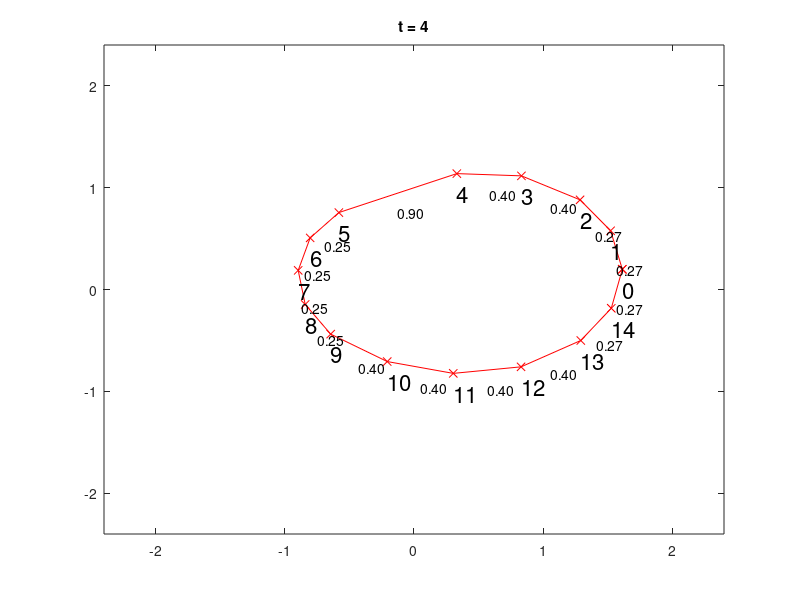

This chart was generated by the following MATLAB code:
function CellMembraneModel()
% Model of cell membrane
%
% This model takes n ordered points in an anti-clockwise polygon and joins
% neighboring nodes with 'springs' and applys  varior curvature and volume
% conservation forces
%
% Nodes are numbered 0, 1, 2, ..., (numNodes-1) and the connections between
% 0 and 1, 1 and 2, ..., (numNodes-1) and 0 are numbered in the same way.
% Equation of motion overdampened (inertia-free) and solved with Forward
% Euler method with timestep dt
%
% Based on concpets from Phagocytosis model by David M. Richards
% Blake Cook - 26/01/2018
%% Preamble
clf;

%% Set up parameters
tInitial = 0;
tFinal = 4;
dt = 0.05;

testBodyForce = [0.1, 0];


springConst = 2;

maxNodeDist = 1;
minNodeDist = 0.1;

curvConst = 3;

cellVolume = 4;
volConst = 0.5;

%% initialize nodes and connections
L = linspace(0,2.*pi,9);
L = L(1:end-1);
x = 1.2*cos(L)';
y = 1.2*sin(L)';

r = [x, y];
r(1,:) = r(1,:) + [1, 0];

r(4,:) = r(3,:) - [0.3, 0];
r(6,:) = r(7,:) - [0.3, 0];

restSpringLengths = 0.9 * ones(size(r,1),1);
% restSpringLengths = 0.9 * sqrt(sum(([diff(r);r(1,:)-r(end,:)]).^2,2));

plotCell(r);
pause(0.1);

%% run simulation
for t = (tInitial+dt):dt:tFinal
    
    rPrev = r;
    numNodes = size(r,1);
    currentCellVolume = polyarea(r(:,1), r(:,2));
    
    % loop over nodes
    for currentNode = 0:(numNodes-1)
        
        restAngle = pi*(1-2/numNodes);
        
        force = [0, 0];
        
        springForce = calcSpringForce(currentNode);
        force = force + springForce;
        
        curvForce = calcCurvatureForce(currentNode);
        force = force + curvForce;
        
        volForce = calcVolumeForce(currentNode);
        if sum(isnan(volForce))>0
            error('NANS IN volForce');
        end
        force = force + volForce;
        
        force = force + testBodyForce*(currentNode == 0);
        
        if sum(isnan(force))>0
            error('NANS IN force');
        end
        
        r(currentNode+1,:) = rPrev(currentNode+1,:) + dt * force;
        
    end
    
    %add/remove nodes that get too far apart
    [rNew, restSpringLengthsNew] = updateNodes(r);
    r = rNew;
    restSpringLengths = restSpringLengthsNew;
    
    plotCell(r);
    title(['t = ' num2str(t)]);
    pause(0.1);
end

%%
    function plotCell(r)
        rPlot = [r(:,:); r(1,:)];
        plot(rPlot(:,1), rPlot(:,2)+.2, 'rx-');
        axis(2.4*[-1 1 -1 1]);
        
        for node = 0:(size(r,1)-1)
            text(r(node+1,1), r(node+1,2), num2str(node), 'FontSize', 16);
            nextNode = mod(node+1,size(r,1));
            
            midpoint = (r(node+1,:) + r(nextNode+1,:))/2;
            text(midpoint(1), midpoint(2), sprintf('%0.2f',restSpringLengths(node+1)), 'FontSize', 10);
        end
    end

%%
    function volForce = calcVolumeForce(node)
        
        volForce = [0, 0];
        
        prevNode = mod(node-1,numNodes);
        nextNode = mod(node+1,numNodes);
        
        dirPrev = rPrev(prevNode+1,:) - rPrev(node+1,:);
        dirPrev = dirPrev/norm(dirPrev);
        
        dirNext = rPrev(nextNode+1,:) - rPrev(node+1,:);
        dirNext = dirNext/norm(dirNext);
        
        dir = (dirPrev + dirNext);
        if norm(dir) == 0
            dir = [-dirNext(2), dirNext(1)];
        else
            dir = (dirPrev + dirNext)/norm(dirPrev + dirNext);
        end
        
        rExclCurrent = rPrev(~ismember(1:size(rPrev,1), (node+1)),:);
        
        nodeInCell = inpolygon(rPrev(node+1,1),rPrev(node+1,2),...
            rExclCurrent(:,1),rExclCurrent(:,2));
        
        volForce = volForce + volConst * dir * (1-2*nodeInCell) * (currentCellVolume - cellVolume);

    end

%%
    function curveForce = calcCurvatureForce(node)
        
        curveForce = [0, 0];
        
        prevNode = mod(node-1,numNodes);
        nextNode = mod(node+1,numNodes);
        
        currentPoint = rPrev(node+1,:);
        prevPoint = rPrev(prevNode+1,:) - currentPoint;
        nextPoint = rPrev(nextNode+1,:) - currentPoint;
        
        angle = acos(dot(prevPoint, nextPoint)/(norm(prevPoint)*norm(nextPoint)));
        
        % check if currentPoint is in the polygon formed by removing the
        % currentPoint
        rExclCurrent = rPrev(~ismember(1:size(rPrev,1), (node+1)),:);
        
        nodeInCell = inpolygon(currentPoint(1),currentPoint(2),...
            rExclCurrent(:,1),rExclCurrent(:,2));
        
        
        if (angle < restAngle) && (~nodeInCell)
            % half angle between nextPoint and prevPoint
            curveForce = (prevPoint/norm(prevPoint)) + (nextPoint/norm(nextPoint));
            curveForce = curvConst * (restAngle - angle) * curveForce/norm(curveForce);
        end
        
    end

%%
    function springForce = calcSpringForce(node)
        
        springForce = [0, 0];
        
        % calculate spring force from previous node
        prevNode = mod(node-1,numNodes);
        restSpringLength = restSpringLengths(prevNode+1);
        dist = norm(rPrev(prevNode+1,:) - rPrev(node+1,:));
        dir = (rPrev(prevNode+1,:) - rPrev(node+1,:))/dist;
        springForce = springForce + springConst * dir * (dist - restSpringLength);
        
        % calculate spring force from next node
        nextNode = mod(node+1,numNodes);
        restSpringLength = restSpringLengths(node+1);
        dist = norm(rPrev(nextNode+1,:) - rPrev(node+1,:));
        dir = (rPrev(nextNode+1,:) - rPrev(node+1,:))/dist;
        springForce = springForce + springConst * dir * (dist - restSpringLength);
        
        
    end

%%
    function [rNew, restSpringLengthsNew] = updateNodes(r)
        
        % Disallow (3/5)*maxNodeDist <= minNodeDist to prevent adding
        % inifinitely many new nodes (more conservative bound)
        if (3/5)*maxNodeDist <= minNodeDist
            error('(3/5)*maxNodeDist <= minNodeDist, likely will result in infinitely new nodes')
        end
        
        %DEBUG: error if there is NANS in input
        if sum(isnan(r(:)))
            error('NANS IN updateNodes INPUT')
        end
        
        % initialise output
        rNew = r;
        restSpringLengthsNew = restSpringLengths;
        
        
        
        % % NODE REMOVAL
        
        % check lengths and check which nodes need to be removed
        connDists = sqrt(sum(([diff(r);r(1,:)-r(end,:)]).^2,2));
        removeRows = (connDists < minNodeDist);
        
        % if there's any rows to be removed
        if sum(removeRows) > 0
            
            % stop if too many rows are removed
            if numNodes - sum(removeRows) < 4
                error('Too many rows removed, try reducing minNodeDist');
            end
            
            % mark rows for removal
            rNew(removeRows,:) = NaN;
            restSpringLengthsNew(removeRows) = NaN;
            
            % replace removed nodes with midpoints
            if contains(num2str([removeRows', removeRows(1)]), num2str([1 1]))
                % if there are blocks of rows to be removed, identify
                % blocks and average positions over each block
                
                % identify blocks 
                %  - blockstart: first row of ones
                %  - blockend: row after last row of ones in block
                blockstart = strfind(removeRows',[0 1])+1;
                blockend = strfind(removeRows',[1 0])+1;
                % rearrange blockend if there is a block that overlaps end
                if blockend(1) < blockstart(1)
                    blockend = [blockend(2:end), blockend(1)];
                end
                
                for index = 1:length(blockstart)
                    % for each block, get indices of removed rows
                    startrow = blockstart(index);
                    endrow = blockend(index);
                    % (get indices of block that overlaps end of nodes)
                    if (index == length(blockstart)) && (endrow < startrow)
                        endrow = numNodes + endrow;
                    end
                    
                    samplerows = mod((startrow-1):(endrow-1),numNodes)+1;
                    % replace value in row 'blockend' with average over all
                    % the elements in a block
                    rNew(mod(endrow-1,numNodes)+1,:) = sum(r(samplerows,:),1)/numel(samplerows);
                    
                    % replace previous spring of block with average 
                    restSpringLengthsNew(mod(removeRows-2,numNodes)+1) = ...
                        sum(restSpringLengths(samplerows,:),1)/numel(samplerows);
                    
                end
                
            else
                % if only isolated rows need to be removed, relpace the
                % value in the next row with the average
                removeRows = find(removeRows);
                rNew(mod(removeRows,numNodes)+1,:) = ...
                    (r(mod(removeRows,numNodes)+1,:)+r(removeRows,:))/2;
                
                % replace previous springs of removed nodes
                restSpringLengthsNew(mod(removeRows-2,numNodes)+1) = ...
                    (restSpringLengths(mod(removeRows-2,numNodes)+1) ...
                    + restSpringLengths(mod(removeRows-1,numNodes)+1))/2;
                
            end
            
            % remove marked nodes
            rNew(isnan(rNew(:,1)),:) = [];
            restSpringLengthsNew(isnan(restSpringLengthsNew(:,1))) = [];
            % update connection distances with removed/replaced nodes
            connDists = sqrt(sum(([diff(rNew);rNew(1,:)-rNew(end,:)]).^2,2));
            
        end
        
        
        
        % % ADD NODES
        
        % check which nodes need to be added
        addRows = (connDists > maxNodeDist);
        
        if sum(addRows) > 0
            % if a row need to be added
            
            % update existing spring lengths
            restSpringLengthsNew(addRows) = restSpringLengthsNew(addRows)...
                - connDists(addRows)/2;
            
            % preallocate new positions and new spring lengths
            numNewRows = sum(addRows);
            rNew_tmp = NaN*ones(size(rNew,1)+numNewRows,2);
            restSpringLengthsNew_tmp = NaN*ones(size(rNew,1)+numNewRows,1);
            
            % carry over original points, leave NaN rows for new nodes
            indices = (1:size(rNew,1)) + cumsum([0, addRows(1:end-1)']);
            rNew_tmp(indices,:) = rNew(:,:);
            restSpringLengthsNew_tmp(indices) = restSpringLengthsNew(:);
            
            
            
            % fill neach NaN row with the midpoint and prev springlength
            addRows = find(addRows);
            for index = 1:numNewRows
                row = addRows(index);
                nextrow = mod(row,size(rNew,1))+1;
            
                rNew_tmp(row+index,:) = (rNew(row,:)+rNew(nextrow,:))/2;
                restSpringLengthsNew_tmp(row+index) = restSpringLengthsNew_tmp(row+index-1);
            end
            
            rNew = rNew_tmp;
            restSpringLengthsNew = restSpringLengthsNew_tmp;
            
        end
        
        
        %DEBUG: error if there is NANS in output
        if sum(isnan(rNew(:)))
            error('NANS IN updateNodes INPUT')
        end
        
        
    end


%%
%     function [rNew, restSpringLengthsNew] = updateNodes(r)
%
%         % Disallow (3/5)*maxNodeDist <= minNodeDist to prevent adding
%         % inifinitely many new nodes (more conservative bound)
%         if (3/5)*maxNodeDist <= minNodeDist
%             error('(3/5)*maxNodeDist <= minNodeDist, likely will result in infinitely new nodes')
%         end
%
%         rNew = r;
%         restSpringLengthsNew = restSpringLengths;
%         %%%%
%
%         % col 1: -1 if removed, +1 if new point added after
%         pointsUpdate = zeros(numNodes, 3);
%
%
%         for node = 0:(numNodes-1)
%
%             nextNode = mod(node+1, numNodes);
%             prevNode = mod(node-1, numNodes);
%             dist = sqrt(sum((rNew(nextNode+1,:) - rNew(node+1,:)).^2));
%
%             if dist < minNodeDist
%                 % if connection is too small, remove node and replace
%                 % nextNode with midpoint between node and nextNode (so
%                 % search direction doesnt influence results)
%                 % can be visualized as node and nextNode merging
%                 pointsUpdate(node+1,1) = -1;
%
%                 midpoint = (rNew(nextNode+1,:) + rNew(node+1,:))/2;
%                 rNew(nextNode+1,:) = midpoint;
%
%                 rNew(node+1,:) = [NaN, NaN];
%                 restSpringLengthsNew(node+1) = NaN;
%
%
%             elseif dist > maxNodeDist
%                 % if connection is too large, add new point after node at
%                 % midpoint between node and nextNode
%                 pointsUpdate(node+1,1) = +1;
%
%                 restSpringLengthsNew(node+1) = restSpringLengthsNew(node+1) - dist/2;
%
%                 midpoint = (rNew(nextNode+1,:) + rNew(node+1,:))/2;
%                 pointsUpdate(node+1,2:3) = midpoint;
%
%
%
%             end
%
%         end
%
%         % check if too many points are being removed
%         if length(find(pointsUpdate(:,1)>-1)) < 4
%             error('Too many nodes removed, try decreasing minNodeDist');
%         end
%
%         % add nodes
%         [rowsUpdate, ~] = find(pointsUpdate(:,1)==+1);
%
%         pointsUpdate = [rowsUpdate, pointsUpdate(rowsUpdate,2:3)];
%
%         numNewRows = numel(rowsUpdate);
%         rNew = [rNew; NaN*ones(numNewRows,2)];
%         restSpringLengthsNew = [restSpringLengthsNew; NaN*ones(numNewRows,1)];
%         for index = 1:length(rowsUpdate)
%
%             row = pointsUpdate(index,1)+index-1;
%
%             rNew = [rNew(1:row,:);...
%                 pointsUpdate(index, 2:3);...
%                 rNew((row+1):(end-numNewRows+index),:)];
%
%             restSpringLengthsNew = [restSpringLengthsNew(1:row);...
%                 restSpringLengthsNew(row);...
%                 restSpringLengthsNew((row+1):(end-numNewRows+index))];
%
%         end
%
%         % remove nodes
%         rNew(isnan(rNew(:,1)),:) = [];
%         restSpringLengthsNew(isnan(restSpringLengthsNew(:,1))) = [];
%     end




end